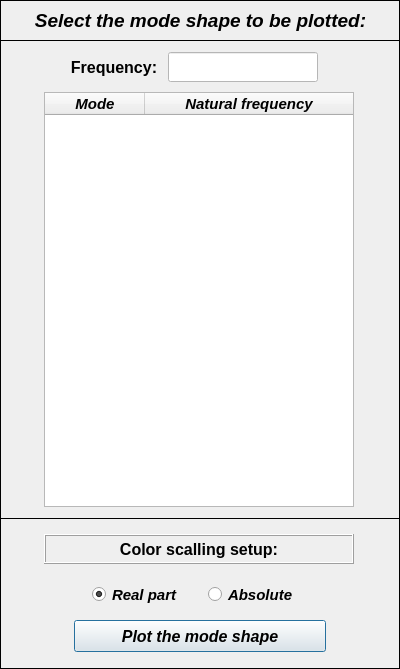
<?xml version="1.0" encoding="UTF-8"?>
<ui version="4.0">
 <class>Dialog</class>
 <widget class="QDialog" name="Dialog">
  <property name="windowModality">
   <enum>Qt::NonModal</enum>
  </property>
  <property name="geometry">
   <rect>
    <x>0</x>
    <y>0</y>
    <width>400</width>
    <height>669</height>
   </rect>
  </property>
  <property name="sizePolicy">
   <sizepolicy hsizetype="Fixed" vsizetype="Fixed">
    <horstretch>0</horstretch>
    <verstretch>0</verstretch>
   </sizepolicy>
  </property>
  <property name="minimumSize">
   <size>
    <width>400</width>
    <height>669</height>
   </size>
  </property>
  <property name="maximumSize">
   <size>
    <width>400</width>
    <height>669</height>
   </size>
  </property>
  <property name="contextMenuPolicy">
   <enum>Qt::DefaultContextMenu</enum>
  </property>
  <property name="windowTitle">
   <string>Plot mode shapes</string>
  </property>
  <property name="windowIcon">
   <iconset>
    <normaloff>../../../../../../Downloads/load - Copia.png</normaloff>../../../../../../Downloads/load - Copia.png</iconset>
  </property>
  <property name="whatsThis">
   <string/>
  </property>
  <widget class="QFrame" name="frame_2">
   <property name="geometry">
    <rect>
     <x>0</x>
     <y>40</y>
     <width>400</width>
     <height>479</height>
    </rect>
   </property>
   <property name="sizeIncrement">
    <size>
     <width>400</width>
     <height>0</height>
    </size>
   </property>
   <property name="baseSize">
    <size>
     <width>400</width>
     <height>0</height>
    </size>
   </property>
   <property name="frameShape">
    <enum>QFrame::Box</enum>
   </property>
   <property name="frameShadow">
    <enum>QFrame::Plain</enum>
   </property>
   <widget class="QTreeWidget" name="treeWidget">
    <property name="geometry">
     <rect>
      <x>44</x>
      <y>52</y>
      <width>310</width>
      <height>415</height>
     </rect>
    </property>
    <property name="minimumSize">
     <size>
      <width>310</width>
      <height>415</height>
     </size>
    </property>
    <property name="maximumSize">
     <size>
      <width>310</width>
      <height>415</height>
     </size>
    </property>
    <property name="font">
     <font>
      <family>Arial</family>
      <pointsize>11</pointsize>
      <weight>75</weight>
      <italic>true</italic>
      <bold>true</bold>
     </font>
    </property>
    <column>
     <property name="text">
      <string>Mode</string>
     </property>
     <property name="font">
      <font>
       <family>Arial</family>
       <pointsize>11</pointsize>
       <weight>75</weight>
       <italic>true</italic>
       <bold>true</bold>
      </font>
     </property>
     <property name="textAlignment">
      <set>AlignCenter</set>
     </property>
    </column>
    <column>
     <property name="text">
      <string notr="true">Natural frequency</string>
     </property>
     <property name="font">
      <font>
       <family>Arial</family>
       <pointsize>11</pointsize>
       <weight>75</weight>
       <italic>true</italic>
       <bold>true</bold>
      </font>
     </property>
     <property name="textAlignment">
      <set>AlignCenter</set>
     </property>
    </column>
   </widget>
   <widget class="QLineEdit" name="lineEdit_natural_frequency">
    <property name="enabled">
     <bool>true</bool>
    </property>
    <property name="geometry">
     <rect>
      <x>168</x>
      <y>12</y>
      <width>150</width>
      <height>30</height>
     </rect>
    </property>
    <property name="font">
     <font>
      <family>Arial</family>
      <pointsize>12</pointsize>
      <weight>75</weight>
      <italic>true</italic>
      <bold>true</bold>
     </font>
    </property>
    <property name="styleSheet">
     <string notr="true">background-color: rgb(255, 255, 255);
color: rgb(0, 0, 255);</string>
    </property>
    <property name="alignment">
     <set>Qt::AlignCenter</set>
    </property>
   </widget>
   <widget class="QLabel" name="label_4">
    <property name="geometry">
     <rect>
      <x>64</x>
      <y>12</y>
      <width>100</width>
      <height>30</height>
     </rect>
    </property>
    <property name="font">
     <font>
      <family>Arial</family>
      <pointsize>12</pointsize>
      <weight>75</weight>
      <bold>true</bold>
     </font>
    </property>
    <property name="text">
     <string>Frequency:</string>
    </property>
    <property name="alignment">
     <set>Qt::AlignCenter</set>
    </property>
   </widget>
  </widget>
  <widget class="QFrame" name="frame">
   <property name="geometry">
    <rect>
     <x>0</x>
     <y>0</y>
     <width>400</width>
     <height>41</height>
    </rect>
   </property>
   <property name="minimumSize">
    <size>
     <width>400</width>
     <height>0</height>
    </size>
   </property>
   <property name="maximumSize">
    <size>
     <width>400</width>
     <height>16777215</height>
    </size>
   </property>
   <property name="frameShape">
    <enum>QFrame::Box</enum>
   </property>
   <property name="frameShadow">
    <enum>QFrame::Plain</enum>
   </property>
   <property name="lineWidth">
    <number>1</number>
   </property>
   <widget class="QLabel" name="label">
    <property name="geometry">
     <rect>
      <x>10</x>
      <y>4</y>
      <width>381</width>
      <height>33</height>
     </rect>
    </property>
    <property name="font">
     <font>
      <family>Arial</family>
      <pointsize>14</pointsize>
      <weight>75</weight>
      <italic>true</italic>
      <bold>true</bold>
     </font>
    </property>
    <property name="text">
     <string>Select the mode shape to be plotted:</string>
    </property>
    <property name="textFormat">
     <enum>Qt::AutoText</enum>
    </property>
    <property name="alignment">
     <set>Qt::AlignCenter</set>
    </property>
   </widget>
  </widget>
  <widget class="QFrame" name="frame_3">
   <property name="geometry">
    <rect>
     <x>0</x>
     <y>518</y>
     <width>400</width>
     <height>151</height>
    </rect>
   </property>
   <property name="frameShape">
    <enum>QFrame::Box</enum>
   </property>
   <property name="frameShadow">
    <enum>QFrame::Plain</enum>
   </property>
   <widget class="QWidget" name="horizontalLayoutWidget">
    <property name="geometry">
     <rect>
      <x>82</x>
      <y>62</y>
      <width>237</width>
      <height>29</height>
     </rect>
    </property>
    <layout class="QHBoxLayout" name="horizontalLayout">
     <item>
      <widget class="QRadioButton" name="radioButton_real_part">
       <property name="enabled">
        <bool>true</bool>
       </property>
       <property name="minimumSize">
        <size>
         <width>100</width>
         <height>21</height>
        </size>
       </property>
       <property name="maximumSize">
        <size>
         <width>100</width>
         <height>21</height>
        </size>
       </property>
       <property name="font">
        <font>
         <family>Arial</family>
         <pointsize>11</pointsize>
         <weight>75</weight>
         <italic>true</italic>
         <bold>true</bold>
         <stylestrategy>PreferAntialias</stylestrategy>
        </font>
       </property>
       <property name="focusPolicy">
        <enum>Qt::ClickFocus</enum>
       </property>
       <property name="text">
        <string>Real part</string>
       </property>
       <property name="checked">
        <bool>true</bool>
       </property>
      </widget>
     </item>
     <item>
      <widget class="QRadioButton" name="radioButton_absolute">
       <property name="minimumSize">
        <size>
         <width>100</width>
         <height>21</height>
        </size>
       </property>
       <property name="maximumSize">
        <size>
         <width>100</width>
         <height>21</height>
        </size>
       </property>
       <property name="font">
        <font>
         <family>Arial</family>
         <pointsize>11</pointsize>
         <weight>75</weight>
         <italic>true</italic>
         <bold>true</bold>
         <stylestrategy>PreferAntialias</stylestrategy>
        </font>
       </property>
       <property name="focusPolicy">
        <enum>Qt::ClickFocus</enum>
       </property>
       <property name="text">
        <string>Absolute</string>
       </property>
       <property name="checked">
        <bool>false</bool>
       </property>
      </widget>
     </item>
    </layout>
   </widget>
   <widget class="QLabel" name="label_6">
    <property name="geometry">
     <rect>
      <x>44</x>
      <y>16</y>
      <width>310</width>
      <height>30</height>
     </rect>
    </property>
    <property name="minimumSize">
     <size>
      <width>310</width>
      <height>30</height>
     </size>
    </property>
    <property name="maximumSize">
     <size>
      <width>310</width>
      <height>30</height>
     </size>
    </property>
    <property name="font">
     <font>
      <family>Arial</family>
      <pointsize>12</pointsize>
      <weight>75</weight>
      <italic>false</italic>
      <bold>true</bold>
     </font>
    </property>
    <property name="frameShape">
     <enum>QFrame::Box</enum>
    </property>
    <property name="frameShadow">
     <enum>QFrame::Raised</enum>
    </property>
    <property name="midLineWidth">
     <number>0</number>
    </property>
    <property name="text">
     <string>Color scalling setup:</string>
    </property>
    <property name="alignment">
     <set>Qt::AlignCenter</set>
    </property>
   </widget>
   <widget class="QPushButton" name="pushButton">
    <property name="geometry">
     <rect>
      <x>74</x>
      <y>102</y>
      <width>252</width>
      <height>32</height>
     </rect>
    </property>
    <property name="minimumSize">
     <size>
      <width>252</width>
      <height>32</height>
     </size>
    </property>
    <property name="maximumSize">
     <size>
      <width>252</width>
      <height>55</height>
     </size>
    </property>
    <property name="font">
     <font>
      <family>Arial</family>
      <pointsize>12</pointsize>
      <weight>75</weight>
      <italic>true</italic>
      <bold>true</bold>
     </font>
    </property>
    <property name="text">
     <string>Plot the mode shape</string>
    </property>
   </widget>
  </widget>
 </widget>
 <resources/>
 <connections/>
</ui>
